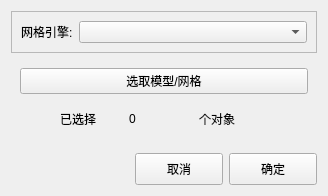
<?xml version="1.0" encoding="UTF-8"?>
<ui version="4.0">
 <class>MeshModifyMeshTypeView</class>
 <widget class="QWidget" name="MeshModifyMeshTypeView">
  <property name="geometry">
   <rect>
    <x>0</x>
    <y>0</y>
    <width>328</width>
    <height>196</height>
   </rect>
  </property>
  <property name="windowTitle">
   <string>Form</string>
  </property>
  <layout class="QGridLayout" name="gridLayout_2">
   <item row="0" column="0">
    <widget class="QFrame" name="frame">
     <property name="frameShape">
      <enum>QFrame::StyledPanel</enum>
     </property>
     <property name="frameShadow">
      <enum>QFrame::Raised</enum>
     </property>
     <layout class="QGridLayout" name="gridLayout">
      <item row="0" column="0">
       <widget class="QLabel" name="label_3">
        <property name="text">
         <string>网格引擎:</string>
        </property>
       </widget>
      </item>
      <item row="0" column="1">
       <widget class="QComboBox" name="cb_mode">
        <property name="sizePolicy">
         <sizepolicy hsizetype="Expanding" vsizetype="Fixed">
          <horstretch>0</horstretch>
          <verstretch>0</verstretch>
         </sizepolicy>
        </property>
       </widget>
      </item>
     </layout>
    </widget>
   </item>
   <item row="1" column="0">
    <widget class="QWidget" name="fm_sel" native="true">
     <layout class="QVBoxLayout" name="verticalLayout">
      <item>
       <widget class="QPushButton" name="pb_select">
        <property name="text">
         <string>选取模型/网格</string>
        </property>
       </widget>
      </item>
      <item>
       <layout class="QHBoxLayout" name="horizontalLayout">
        <property name="spacing">
         <number>0</number>
        </property>
        <item>
         <spacer name="horizontalSpacer">
          <property name="orientation">
           <enum>Qt::Vertical</enum>
          </property>
          <property name="sizeHint" stdset="0">
           <size>
            <width>40</width>
            <height>20</height>
           </size>
          </property>
         </spacer>
        </item>
        <item>
         <widget class="QLabel" name="label_count_prefix">
          <property name="text">
           <string>已选择</string>
          </property>
         </widget>
        </item>
        <item>
         <widget class="QLabel" name="lb_count">
          <property name="text">
           <string>0</string>
          </property>
         </widget>
        </item>
        <item>
         <widget class="QLabel" name="label_count_suffix">
          <property name="text">
           <string>个对象</string>
          </property>
         </widget>
        </item>
        <item>
         <spacer name="horizontalSpacer_2">
          <property name="orientation">
           <enum>Qt::Vertical</enum>
          </property>
          <property name="sizeHint" stdset="0">
           <size>
            <width>40</width>
            <height>20</height>
           </size>
          </property>
         </spacer>
        </item>
       </layout>
      </item>
     </layout>
    </widget>
   </item>
   <item row="2" column="0">
    <layout class="QHBoxLayout" name="horizontalLayout_2">
     <item>
      <spacer name="horizontalSpacer_3">
       <property name="orientation">
        <enum>Qt::Horizontal</enum>
       </property>
       <property name="sizeHint" stdset="0">
        <size>
         <width>40</width>
         <height>20</height>
        </size>
       </property>
      </spacer>
     </item>
     <item>
      <widget class="QPushButton" name="cancelBtn">
       <property name="minimumSize">
        <size>
         <width>88</width>
         <height>32</height>
        </size>
       </property>
       <property name="maximumSize">
        <size>
         <width>88</width>
         <height>16777215</height>
        </size>
       </property>
       <property name="focusPolicy">
        <enum>Qt::StrongFocus</enum>
       </property>
       <property name="text">
        <string>取消</string>
       </property>
      </widget>
     </item>
     <item>
      <widget class="QPushButton" name="confrimBtn">
       <property name="minimumSize">
        <size>
         <width>88</width>
         <height>32</height>
        </size>
       </property>
       <property name="maximumSize">
        <size>
         <width>88</width>
         <height>16777215</height>
        </size>
       </property>
       <property name="text">
        <string>确定</string>
       </property>
      </widget>
     </item>
    </layout>
   </item>
  </layout>
 </widget>
 <resources/>
 <connections/>
</ui>
